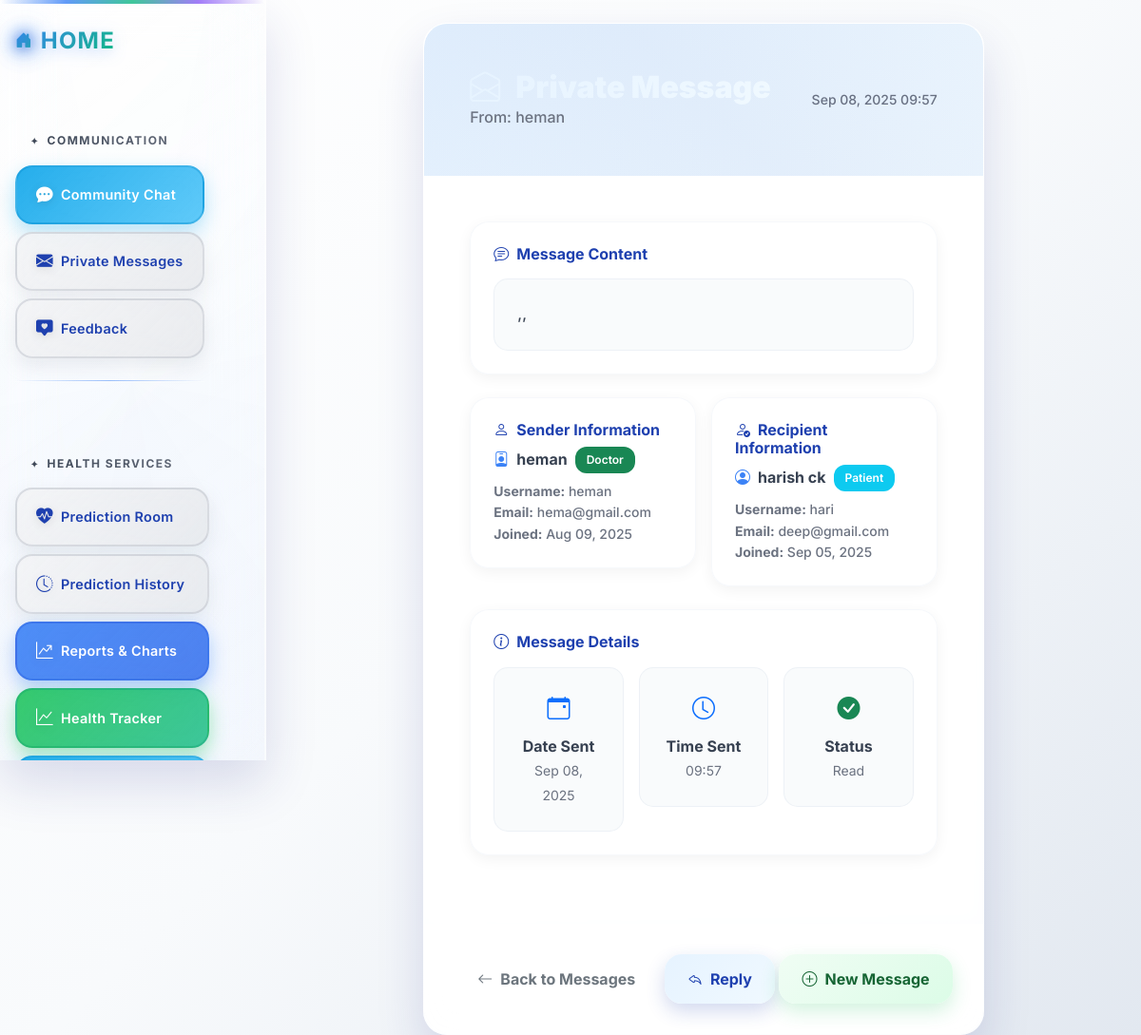
The app's page /messages/message/9/ (signed in) with its own data.
### messaging/models.py (models this page shows, shortened)
class PrivateMessage(models.Model):
    sender = models.ForeignKey(User, on_delete=models.CASCADE, related_name='sent_messages')
    recipient = models.ForeignKey(User, on_delete=models.CASCADE, related_name='received_messages')
    subject = models.CharField(max_length=200, default="Private Message")
    message = models.TextField()
    is_read = models.BooleanField(default=False)
    created_at = models.DateTimeField(default=timezone.now)
    class Meta:
        ordering = ['-created_at']
    def mark_as_read(self):
        self.is_read = True
        self.save()

### messaging/views.py (the view)
# urls.py: path("message/<int:message_id>/", views.view_message, name="view_message"),
@login_required
def view_message(request, message_id):
    message = get_object_or_404(PrivateMessage, id=message_id)
    if message.sender != request.user and message.recipient != request.user:
        return redirect('messaging:private_messages')
    if message.recipient == request.user:
        message.mark_as_read()
    return render(request, 'messaging/view_message.html', {'message': message})

### messaging/templates/messaging/view_message.html (shortened to what this page needs)
{% extends "base.html" %}
{% block content %}
<div class="container mt-4">
  <div class="row justify-content-center">
    <div class="col-lg-8">
      <div class="message-container">
        <div class="message-header">
          <div class="d-flex justify-content-between align-items-center">
            <div>
              <h3 class="message-title mb-0">
                <i class="bi bi-envelope-open me-3" style="color: #3b82f6;"></i>{{ message.subject }}
              </h3>
              <p class="message-subtitle">
                {% if message.sender == request.user %}
                  To: {{ message.recipient.get_full_name|default:message.recipient.username }}
                {% else %}
                  From: {{ message.sender.get_full_name|default:message.sender.username }}
                {% endif %}
              </p>
            </div>
            <div class="text-end">
              <small style="color: #6b7280; font-weight: 500;">{{ message.created_at|date:"M d, Y H:i" }}</small>
            </div>
          </div>
        </div>
        <div class="card-body p-4" style="padding: 3rem !important; background: rgba(255, 255, 255, 0.3); backdrop-filter: blur(10px);">
          <div class="message-content">
            <div class="mb-4">
              <div class="info-card">
                <h6 class="mb-3">
                  <i class="bi bi-chat-text me-2"></i>Message Content
                </h6>
                <div style="padding: 1.5rem; border-radius: 15px; background: rgba(248, 250, 252, 0.8); border: 1px solid rgba(226, 232, 240, 0.5);">
                  <p class="mb-0" style="white-space: pre-wrap; color: #374151; font-weight: 500;">{{ message.message }}</p>
                </div>
              </div>
            </div>
            <div class="row g-3 mb-4">
              <div class="col-md-6">
                <div class="info-card">
                  <h6 class="mb-2">
                    <i class="bi bi-person me-2"></i>Sender Information
                  </h6>
                  <div class="d-flex align-items-center mb-2">
                    <i class="bi {% if message.sender.is_superuser %}bi-person-badge{% else %}bi-person-circle{% endif %} me-2" style="color: #3b82f6;"></i>
                    <strong style="color: #374151;">{{ message.sender.get_full_name|default:message.sender.username }}</strong>
                    {% if message.sender.is_superuser %}
                      <span class="badge bg-success ms-2">Doctor</span>
                    {% else %}
                      <span class="badge bg-info ms-2">Patient</span>
                    {% endif %}
                  </div>
                  <div class="small" style="color: #6b7280; font-weight: 500;">
                    <div><strong>Username:</strong> {{ message.sender.username }}</div>
                    <div><strong>Email:</strong> {{ message.sender.email|default:"Not provided" }}</div>
                    <div><strong>Joined:</strong> {{ message.sender.date_joined|date:"M d, Y" }}</div>
                  </div>
                </div>
              </div>
              <div class="col-md-6">
                <div class="info-card">
                  <h6 class="mb-2">
                    <i class="bi bi-person-check me-2"></i>Recipient Information
                  </h6>
                  <div class="d-flex align-items-center mb-2">
                    <i class="bi {% if message.recipient.is_superuser %}bi-person-badge{% else %}bi-person-circle{% endif %} me-2" style="color: #3b82f6;"></i>
                    <strong style="color: #374151;">{{ message.recipient.get_full_name|default:message.recipient.username }}</strong>
                    {% if message.recipient.is_superuser %}
                      <span class="badge bg-success ms-2">Doctor</span>
                    {% else %}
                      <span class="badge bg-info ms-2">Patient</span>
                    {% endif %}
                  </div>
                  <div class="small" style="color: #6b7280; font-weight: 500;">
                    <div><strong>Username:</strong> {{ message.recipient.username }}</div>
                    <div><strong>Email:</strong> {{ message.recipient.email|default:"Not provided" }}</div>
                    <div><strong>Joined:</strong> {{ message.recipient.date_joined|date:"M d, Y" }}</div>
                  </div>
                </div>
              </div>
            </div>
            <div class="mb-4">
              <div class="info-card">
                <h6 class="mb-3">
                  <i class="bi bi-info-circle me-2"></i>Message Details
                </h6>
                <div class="row g-3">
                  <div class="col-md-4">
                    <div class="text-center" style="padding: 1.5rem; border-radius: 15px; background: rgba(248, 250, 252, 0.8); border: 1px solid rgba(226, 232, 240, 0.5);">
                      <i class="bi bi-calendar-event text-primary fs-4"></i>
                      <div class="mt-2">
                        <strong style="color: #374151;">Date Sent</strong><br>
                        <small style="color: #6b7280;">{{ message.created_at|date:"M d, Y" }}</small>
                      </div>
                    </div>
                  </div>
                  <div class="col-md-4">
                    <div class="text-center" style="padding: 1.5rem; border-radius: 15px; background: rgba(248, 250, 252, 0.8); border: 1px solid rgba(226, 232, 240, 0.5);">
                      <i class="bi bi-clock text-primary fs-4"></i>
                      <div class="mt-2">
                        <strong style="color: #374151;">Time Sent</strong><br>
                        <small style="color: #6b7280;">{{ message.created_at|time:"H:i" }}</small>
                      </div>
                    </div>
                  </div>
                  <div class="col-md-4">
                    <div class="text-center" style="padding: 1.5rem; border-radius: 15px; background: rgba(248, 250, 252, 0.8); border: 1px solid rgba(226, 232, 240, 0.5);">
                      <i class="bi {% if message.is_read %}bi-check-circle-fill text-success{% else %}bi-circle text-warning{% endif %} fs-4"></i>
                      <div class="mt-2">
                        <strong style="color: #374151;">Status</strong><br>
                        <small style="color: #6b7280;">
                          {% if message.is_read %}Read{% else %}Unread{% endif %}
                        </small>
                      </div>
                    </div>
                  </div>
                </div>
              </div>
            </div>
          </div>
        </div>
        <div class="card-footer" style="background: rgba(255, 255, 255, 0.8); backdrop-filter: blur(15px); border-radius: 0 0 25px 25px; border: none; padding: 2rem;">
          <div class="d-flex justify-content-between align-items-center">
            <div>
              <a href="{% url 'messaging:private_messages' %}" class="btn btn-outline-secondary">
                <i class="bi bi-arrow-left me-2"></i>Back to Messages
              </a>
            </div>
            <div>
              {% if message.recipient == request.user %}
                <a href="{% url 'messaging:send_message' %}?recipient={{ message.sender.id }}" class="btn btn-primary" style="
                  background: linear-gradient(135deg, #e6f3ff 0%, #f0f9ff 100%);
                  color: #1e40af;
                  border: none;
                  box-shadow: 0 8px 20px rgba(30, 64, 175, 0.2);">
                  <i class="bi bi-reply me-2"></i>Reply
                </a>
              {% endif %}
              <a href="{% url 'messaging:send_message' %}" class="btn btn-success" style="
                background: linear-gradient(135deg, #f0fdf4 0%, #dcfce7 100%);
                color: #166534;
                border: none;
                box-shadow: 0 8px 20px rgba(34, 197, 94, 0.2);">
                <i class="bi bi-plus-circle me-2"></i>New Message
              </a>
            </div>
          </div>
        </div>
      </div>
    </div>
  </div>
</div>
{% endblock %}

### templates/base.html (style rules this page uses)
:root { --bg-color: #f8f9fa; --text-color: #212529; --primary-gradient: linear-gradient(135deg, #667eea 0%, #764ba2 100%); --secondary-gradient: linear-gradient(135deg, #f093fb 0%, #f5576c 100%); --success-gradient: linear-gradient(135deg, #4facfe 0%, #00f2fe 100%); --warning-gradient: linear-gradient(135deg, #43e97b 0%, #38f9d7 100%); --danger-gradient: linear-gradient(135deg, #fa709a 0%, #fee140 100%); --card-shadow: 0 10px 30px rgba(0, 0, 0, 0.1); --card-shadow-hover: 0 20px 40px rgba(0, 0, 0, 0.15); --border-radius: 15px; --transition: all 0.3s cubic-bezier(0.4, 0, 0.2, 1); }
* { box-sizing: border-box; }
body { background: var(--bg-color); color: var(--text-color); transition: var(--transition); font-family: 'Inter', -apple-system, BlinkMacSystemFont, 'Segoe UI', sans-serif; line-height: 1.6; overflow-x: hidden; }
html { scroll-behavior: smooth; }
.btn { border-radius: 10px; font-weight: 500; transition: var(--transition); border: none; position: relative; overflow: hidden; }
.btn::before { content: ''; position: absolute; top: 0; left: -100%; width: 100%; height: 100%; background: linear-gradient(90deg, transparent, rgba(255,255,255,0.2), transparent); transition: left 0.5s; }
.btn-primary { background: var(--primary-gradient); box-shadow: 0 4px 15px rgba(102, 126, 234, 0.4); }
.btn-success { background: var(--success-gradient); box-shadow: 0 4px 15px rgba(79, 172, 254, 0.4); }
body { margin: 0; padding: 0; position: relative; }

### messaging/templates/messaging/view_message.html (style rules this page uses)
body { background: linear-gradient(135deg, #ffffff 0%, #f8fafc 50%, #e2e8f0 100%); background-attachment: fixed; font-family: 'Inter', -apple-system, BlinkMacSystemFont, 'Segoe UI', sans-serif; }
.message-container { backdrop-filter: blur(20px) saturate(180%); background: rgba(255, 255, 255, 0.85); border-radius: 25px; border: 1px solid rgba(255, 255, 255, 0.18); box-shadow: 0 25px 50px rgba(31, 38, 135, 0.15); transition: all 0.4s cubic-bezier(0.175, 0.885, 0.32, 1.275); animation: fadeInUp 0.8s ease-out; position: relative; overflow: hidden; }
.message-container::before { content: ''; position: absolute; top: 0; left: 0; right: 0; height: 6px; background: linear-gradient(90deg, #e6f3ff 0%, #f0f9ff 50%, #fef7f7 100%); background-size: 200% 100%; animation: gradientShift 3s ease-in-out infinite; }
.message-header { background: linear-gradient(135deg, #e6f3ff 0%, #f0f9ff 100%); padding: 3rem; text-align: left; border-bottom: none; position: relative; overflow: hidden; border-radius: 25px 25px 0 0; }
.message-header::before { content: ''; position: absolute; top: -50%; left: -50%; width: 200%; height: 200%; background: linear-gradient(45deg, transparent, rgba(30, 64, 175, 0.05), transparent); animation: shimmer 3s infinite; }
.message-title { color: #1e40af; font-size: 2rem; font-weight: 900; margin-bottom: 10px; background: linear-gradient(135deg, #e6f3ff 0%, #f0f9ff 100%); -webkit-background-clip: text; -webkit-text-fill-color: transparent; background-clip: text; position: relative; z-index: 1; }
.message-subtitle { color: #6b7280; font-size: 1rem; margin: 0; font-weight: 500; position: relative; z-index: 1; }
.info-card { background: rgba(255, 255, 255, 0.9); backdrop-filter: blur(15px); border-radius: 20px; border: 1px solid rgba(226, 232, 240, 0.3); padding: 1.5rem; transition: all 0.3s ease; box-shadow: 0 4px 15px rgba(0, 0, 0, 0.05); }
.info-card h6 { color: #1e40af; font-weight: 700; margin-bottom: 1rem; }
.badge { border-radius: 12px; padding: 8px 12px; font-size: 0.75rem; font-weight: 600; backdrop-filter: blur(10px); }
.btn { border-radius: 18px; font-weight: 700; padding: 14px 24px; transition: all 0.4s cubic-bezier(0.175, 0.885, 0.32, 1.275); position: relative; overflow: hidden; }
.btn::before { content: ''; position: absolute; top: 0; left: -100%; width: 100%; height: 100%; background: linear-gradient(90deg, transparent, rgba(255,255,255,0.3), transparent); transition: left 0.6s; }

### records on screen
PrivateMessage: sender.get_full_name "heman", created_at "Sep 08, 2025 09:57", message ",,", sender.username "heman", sender.email "hema@gmail.com", sender.date_joined "Aug 09, 2025", recipient.get_full_name "harish ck", recipient.username "hari", recipient.email "deep@gmail.com", recipient.date_joined "Sep 05, 2025", created_at "Sep 08, 2025", created_at "09:57"
